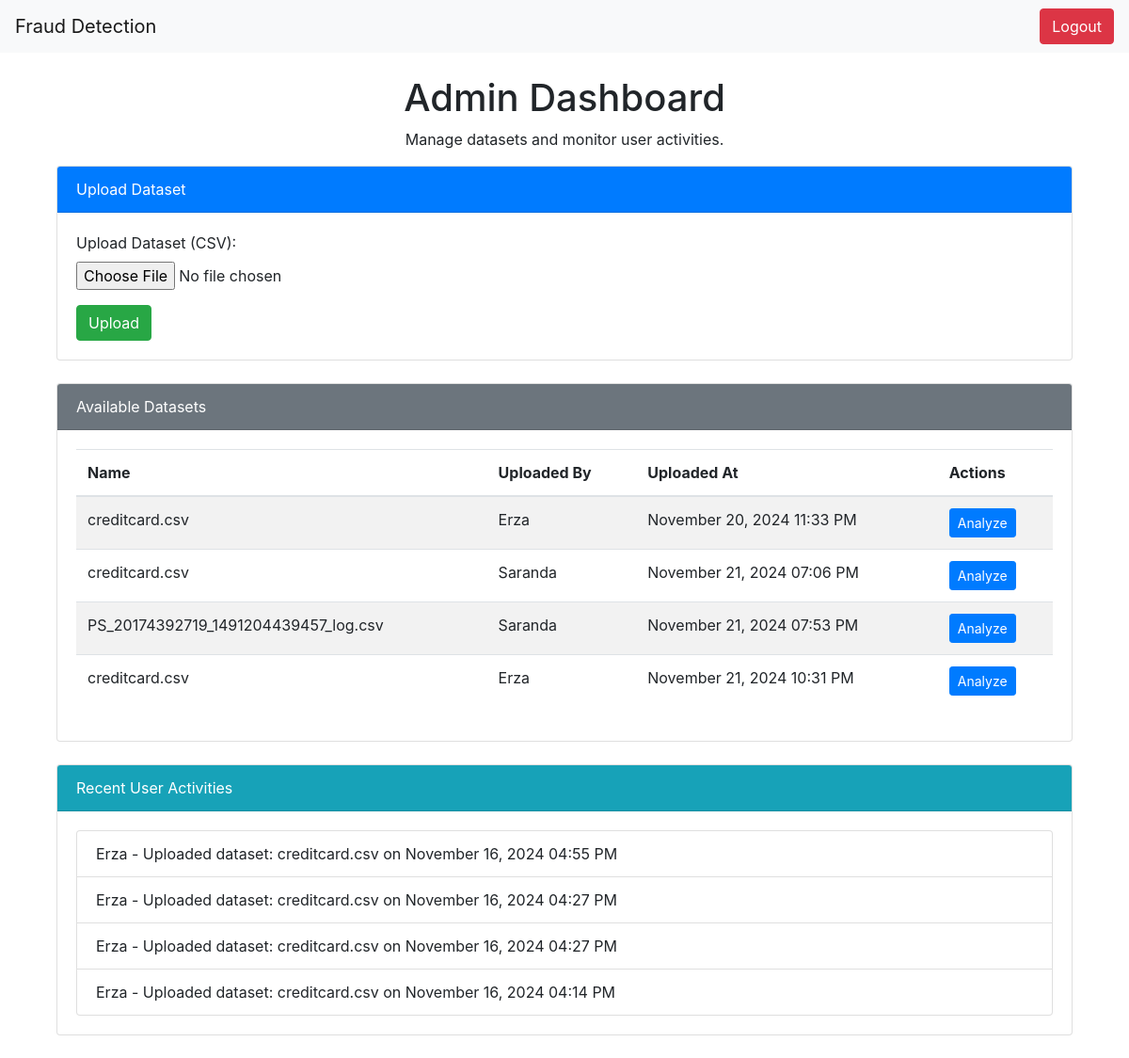
Page /admin_dashboard/ (signed in) on the earlier database version.
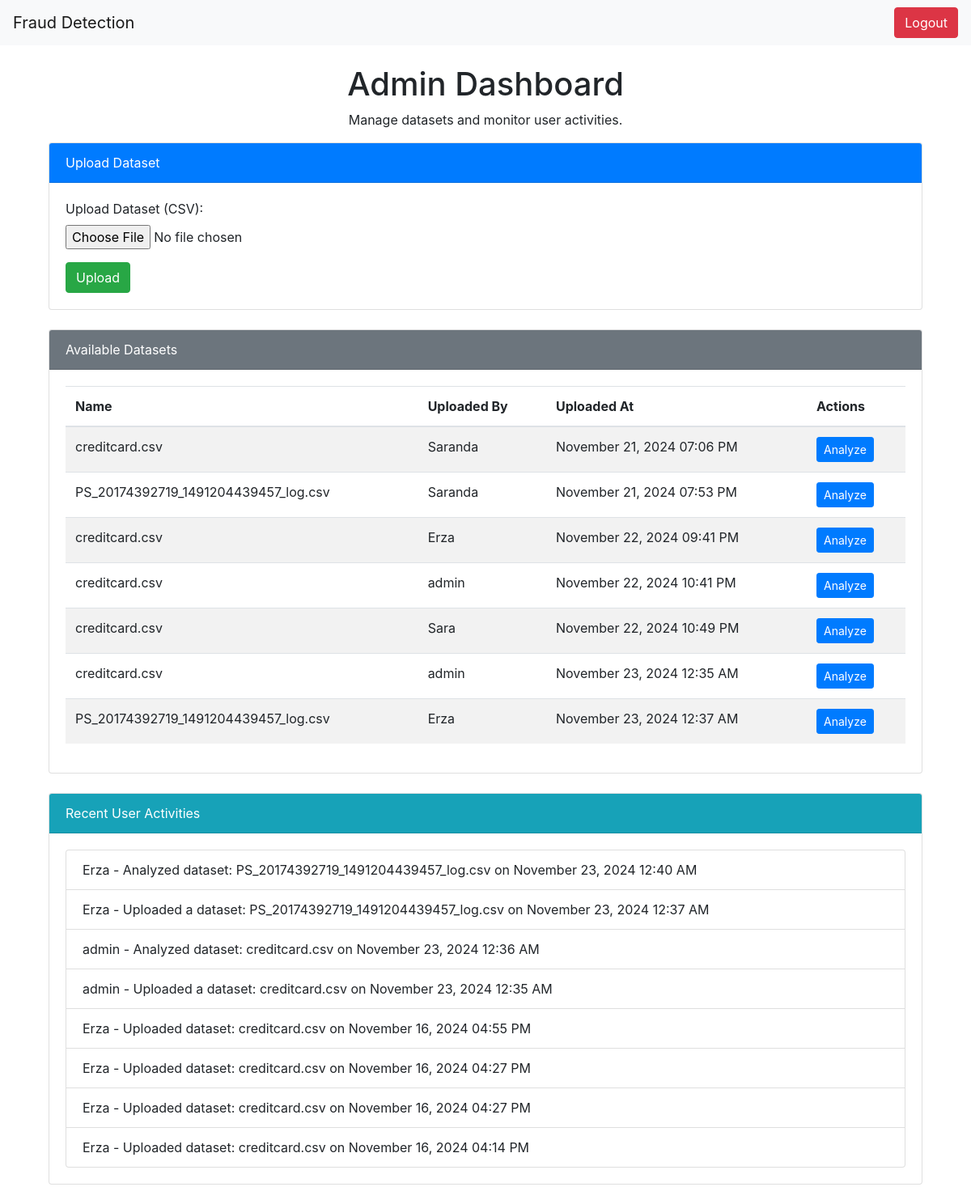
Same page on the later database version.
### detection/models.py (models this page shows, shortened)
class Dataset(models.Model):
    name = models.CharField(max_length=255)
    file = models.FileField(upload_to='datasets/')
    uploaded_at = models.DateTimeField(auto_now_add=True)
    uploaded_by = models.ForeignKey(User, on_delete=models.CASCADE)

class UserActivityLog(models.Model):
    user = models.ForeignKey(User, on_delete=models.CASCADE)
    action = models.CharField(max_length=255)
    timestamp = models.DateTimeField(auto_now_add=True)

### detection/views.py (the view, shortened to what this page needs)
# urls.py: path('admin_dashboard/', views.admin_dashboard_view, name='admin_dashboard'),  # Admin dashboard
@login_required
@user_passes_test(is_admin)
def admin_dashboard_view(request):
    if not request.user.is_staff:  # Ensure only admins can access this view
        messages.error(request, "You do not have permission to access this page.")
        return redirect('user_dashboard')
    datasets = Dataset.objects.all()  # Admins can see all datasets
    user_activity_logs = UserActivityLog.objects.order_by('-timestamp')[:10]  # Last 10 activities
    scatter_url = None
    dataset_analysis = None
    return render(request, 'admin_dashboard.html', {
        'datasets': datasets,
        'scatter_url': scatter_url,
        'dataset_analysis': dataset_analysis,
        'user_activity_logs': user_activity_logs,
    })

### detection/views.py (called while the page is built)
def is_admin(user):
    return user.is_staff

### detection/templates/admin_dashboard.html (shortened to what this page needs)
{% extends 'base.html' %}
{% block content %}
<div class="container mt-4">
    <h1 class="text-center">Admin Dashboard</h1>
    <p class="text-center">Manage datasets and monitor user activities.</p>
    <div class="card mb-4">
        <div class="card-header bg-primary text-white">
            Upload Dataset
        </div>
        <div class="card-body">
            <form method="post" enctype="multipart/form-data">
                <div class="form-group">
                    <label for="file">Upload Dataset (CSV):</label>
                    <input type="file" name="file" class="form-control-file" required>
                </div>
                <button type="submit" class="btn btn-success">Upload</button>
            </form>
        </div>
    </div>
    <div class="card mb-4">
        <div class="card-header bg-secondary text-white">
            Available Datasets
        </div>
        <div class="card-body">
            {% if datasets %}
                <table class="table table-striped">
                    <thead>
                        <tr>
                            <th>Name</th>
                            <th>Uploaded By</th>
                            <th>Uploaded At</th>
                            <th>Actions</th>
                        </tr>
                    </thead>
                    <tbody>
                        {% for dataset in datasets %}
                        <tr>
                            <td>{{ dataset.name }}</td>
                            <td>{{ dataset.uploaded_by.username }}</td>
                            <td>{{ dataset.uploaded_at|date:"F d, Y h:i A" }}</td>
                            <td>
                                <form method="post">
                                    <button type="submit" class="btn btn-primary btn-sm">Analyze</button>
                                </form>
                            </td>
                        </tr>
                        {% endfor %}
                    </tbody>
                </table>
            {% else %}
                <p>No datasets available.</p>
            {% endif %}
        </div>
    </div>
    <div class="card mb-4">
        <div class="card-header bg-info text-white">
            Recent User Activities
        </div>
        <div class="card-body">
            {% if user_activity_logs %}
                <ul class="list-group">
                    {% for log in user_activity_logs %}
                        <li class="list-group-item">
                            {{ log.user.username }} - {{ log.action }} on {{ log.timestamp|date:"F d, Y h:i A" }}
                        </li>
                    {% endfor %}
                </ul>
            {% else %}
                <p>No user activities logged.</p>
            {% endif %}
        </div>
    </div>
</div>
{% endblock %}

### detection/templates/base.html (shortened to what this page needs)
<!DOCTYPE html>
<html lang="en">
<head>
    <link rel="stylesheet" href="https://maxcdn.bootstrapcdn.com/bootstrap/4.5.2/css/bootstrap.min.css">
</head>
<body>
    <nav class="navbar navbar-expand-lg navbar-light bg-light">
        <a class="navbar-brand" href="{% url 'home' %}">Fraud Detection</a>
        <div class="collapse navbar-collapse">
            <ul class="navbar-nav ml-auto">
                {% if user.is_authenticated %}
                    <li class="nav-item">
                        <form method="post" action="{% url 'logout' %}">
                            <button type="submit" class="btn btn-danger">Logout</button>
                        </form>
                    </li>
                {% endif %}
            </ul>
        </div>
    </nav>
    <div class="container mt-4">
        {% block content %}{% endblock %}
    </div>
</body>
</html>

Differences in the rows shown:
removed Dataset: name "creditcard.csv", uploaded_by.username "Erza", uploaded_at "November 20, 2024 11:33 PM"
removed Dataset: name "creditcard.csv", uploaded_by.username "Erza", uploaded_at "November 21, 2024 10:31 PM"
added Dataset: name "creditcard.csv", uploaded_by.username "Erza", uploaded_at "November 22, 2024 09:41 PM"
added Dataset: name "creditcard.csv", uploaded_by.username "admin", uploaded_at "November 22, 2024 10:41 PM"
added Dataset: name "creditcard.csv", uploaded_by.username "Sara", uploaded_at "November 22, 2024 10:49 PM"
added Dataset: name "creditcard.csv", uploaded_by.username "admin", uploaded_at "November 23, 2024 12:35 AM"
added Dataset: name "PS_20174392719_1491204439457_log.csv", uploaded_by.username "Erza", uploaded_at "November 23, 2024 12:37 AM"
added UserActivityLog: user.username "Erza", action "Analyzed dataset: PS_20174392719_1491204439457_log.csv", timestamp "November 23, 2024 12:40 AM"
added UserActivityLog: user.username "Erza", action "Uploaded a dataset: PS_20174392719_1491204439457_log.csv", timestamp "November 23, 2024 12:37 AM"
added UserActivityLog: user.username "admin", action "Analyzed dataset: creditcard.csv", timestamp "November 23, 2024 12:36 AM"
added UserActivityLog: user.username "admin", action "Uploaded a dataset: creditcard.csv", timestamp "November 23, 2024 12:35 AM"
